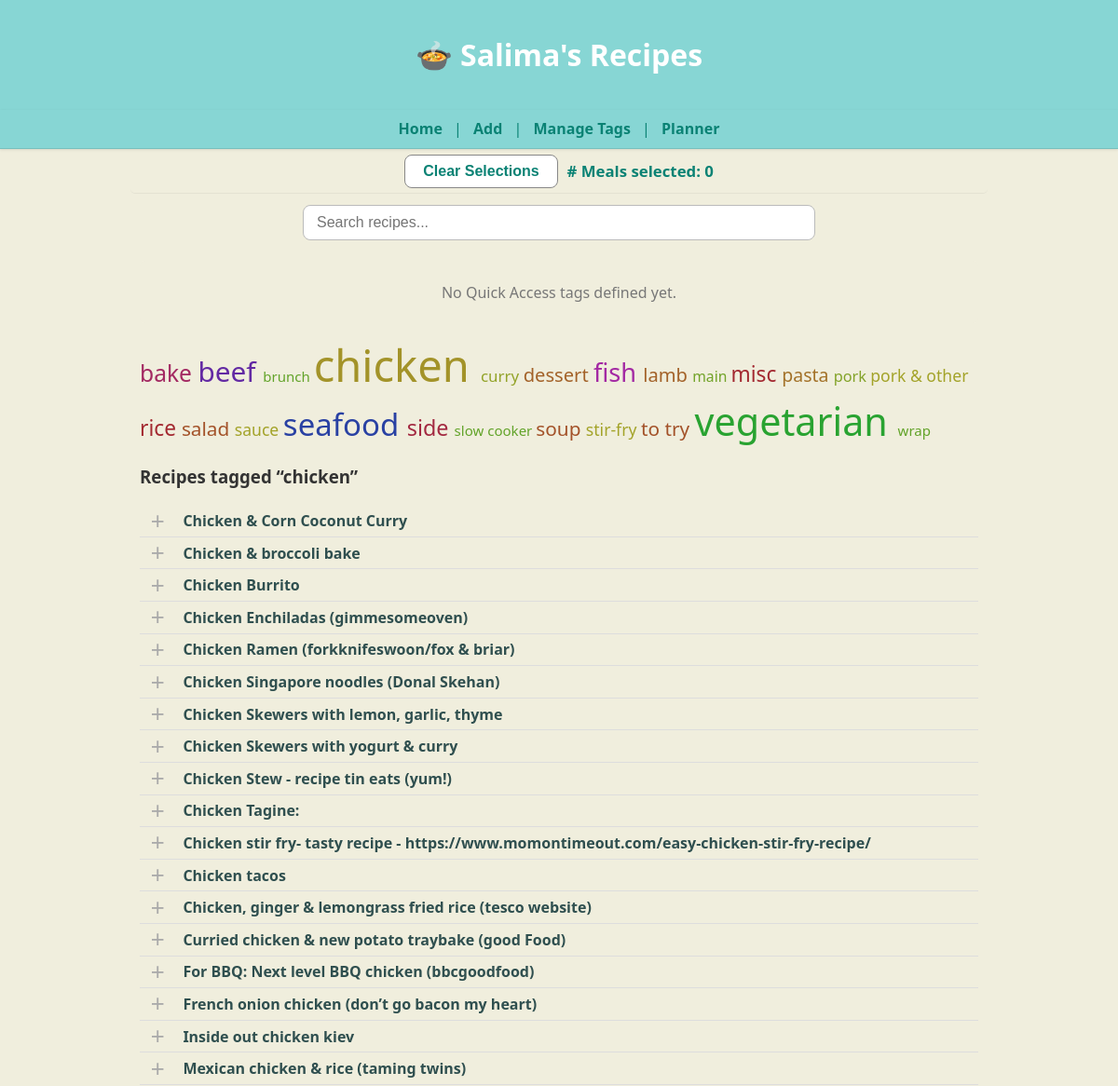
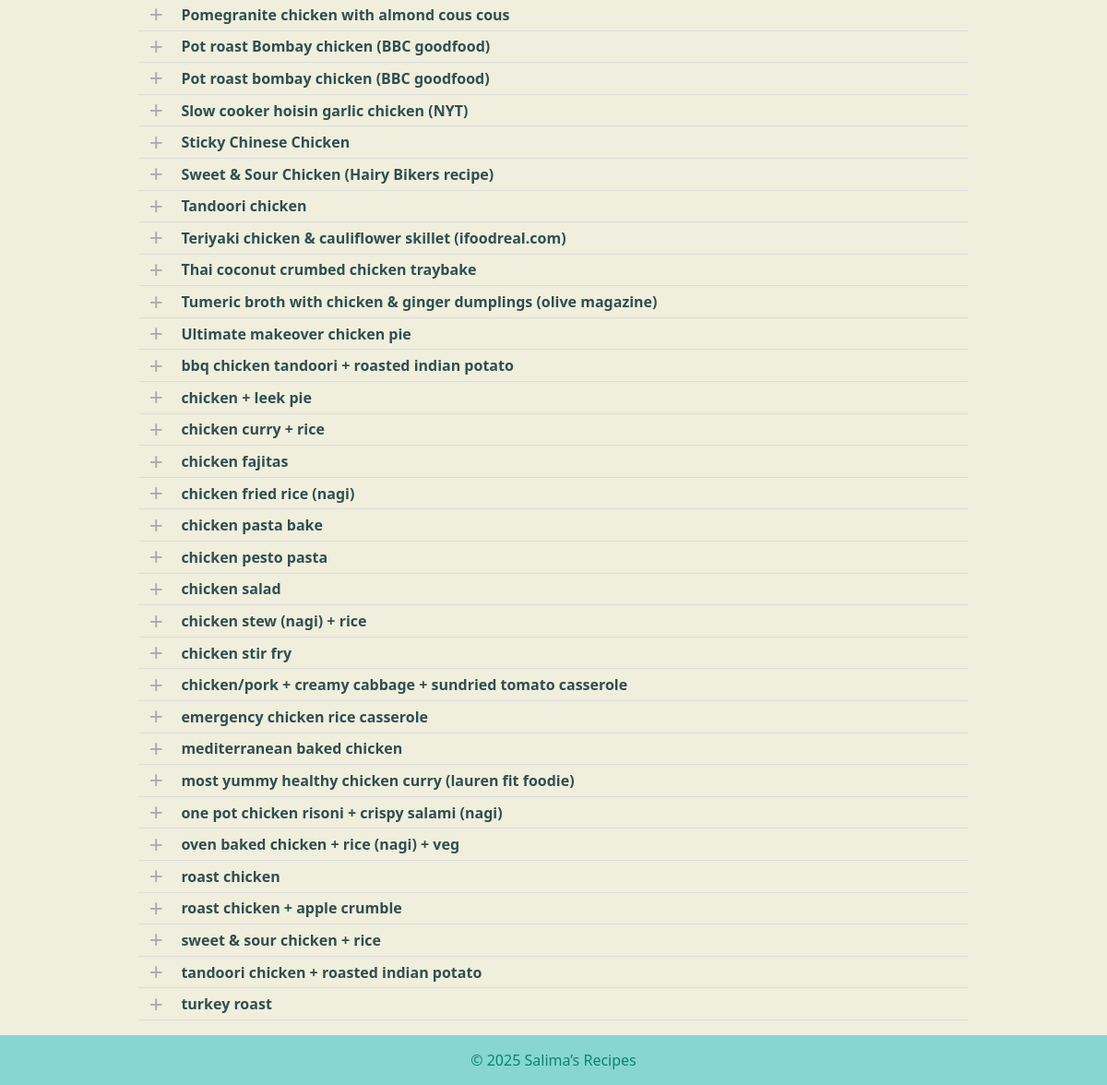
/search?tag=chicken, run on an earlier commit of the app's database (2 pictures, top to bottom).
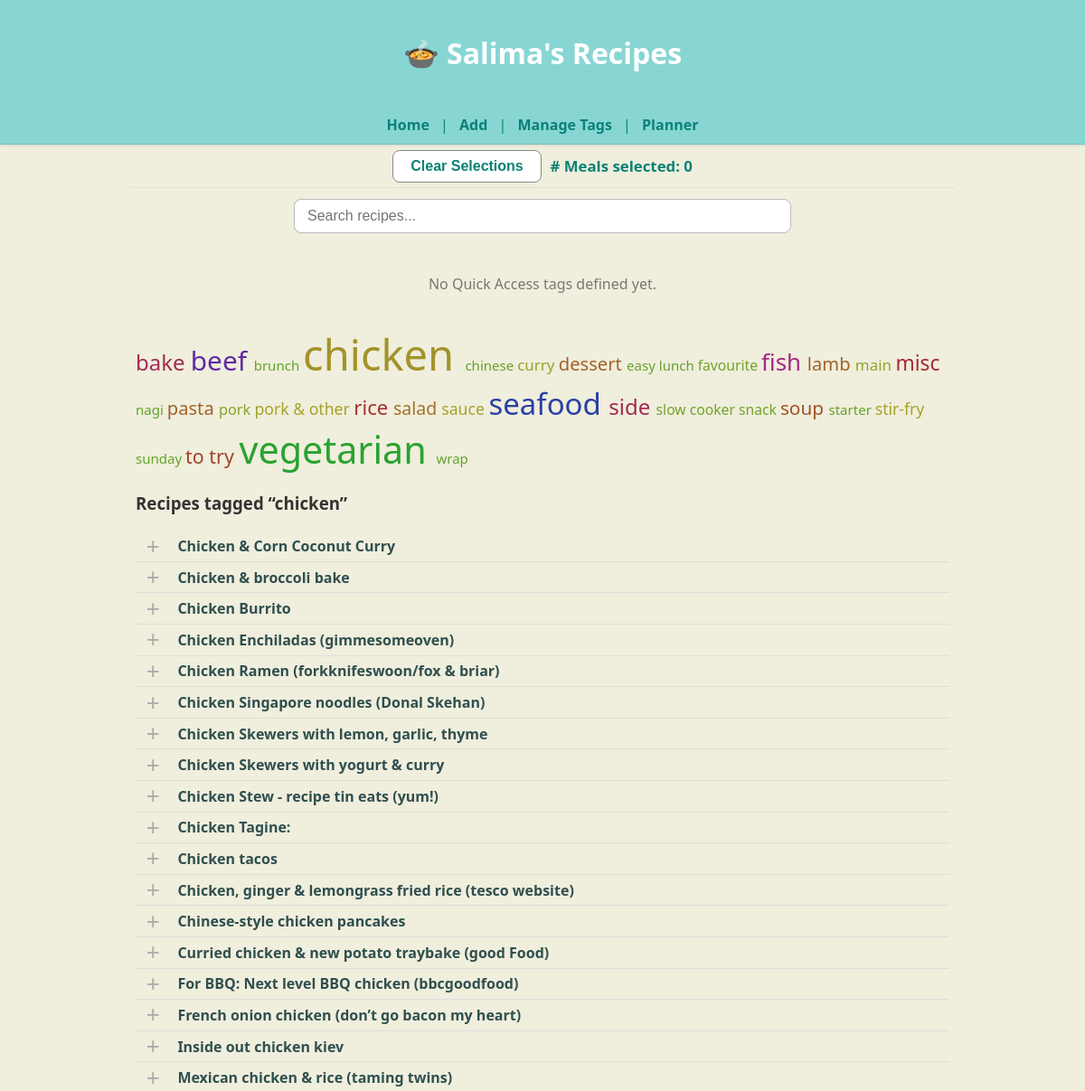
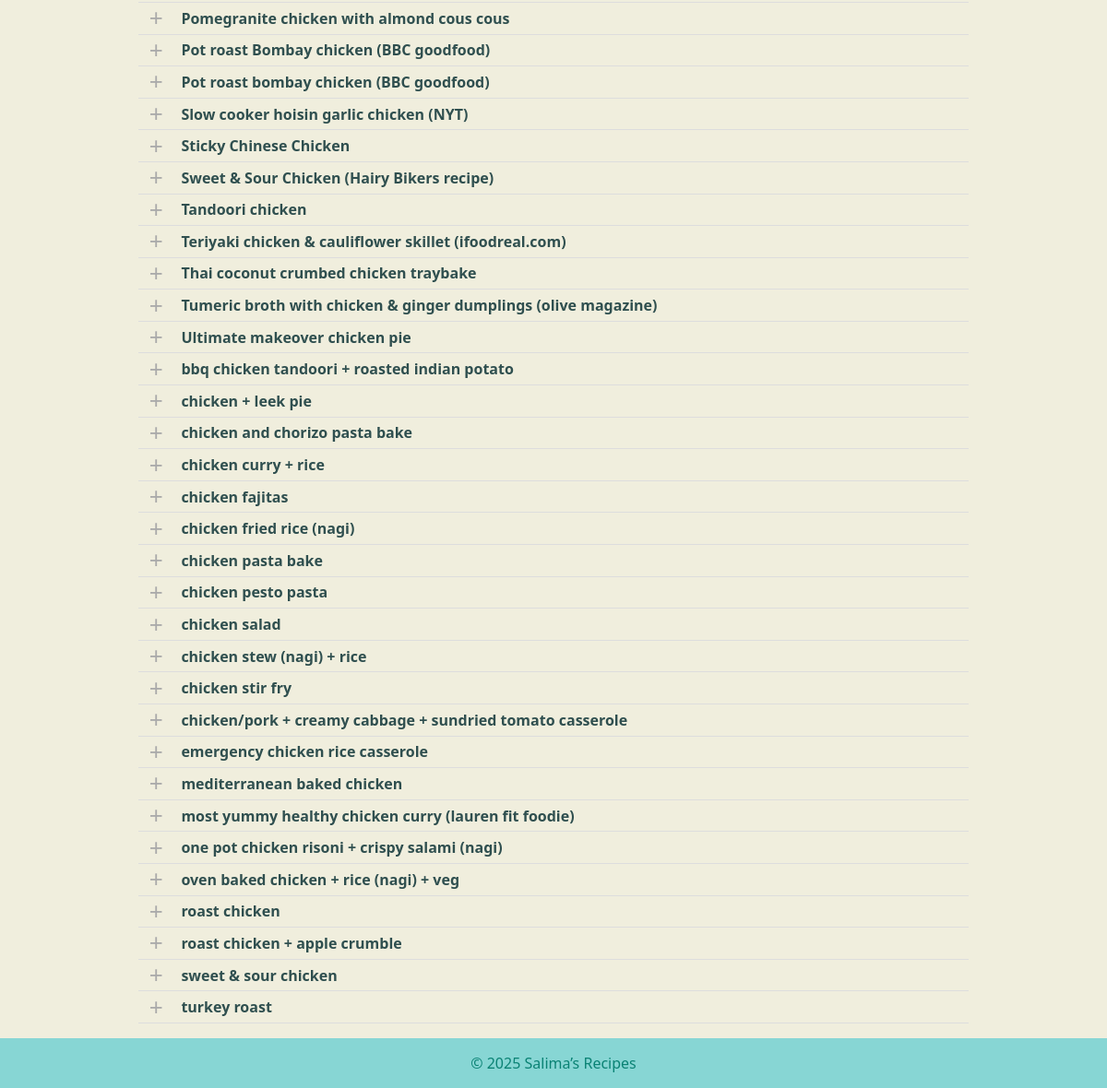
And on a later commit of the database (2 pictures, top to bottom).
### tables this page shows
CREATE TABLE recipes (
    id INTEGER PRIMARY KEY,
    name TEXT,
    ingredients JSON,
    method TEXT,
    tags JSON,
    category TEXT,
    source TEXT,
    linked_recipe TEXT,
    image_url TEXT,
    notes TEXT,
    created_at DATETIME DEFAULT CURRENT_TIMESTAMP,
    updated_at DATETIME DEFAULT CURRENT_TIMESTAMP
);

### app.py (the view)
@app.route("/search")
def search():
    q = request.args.get("q", "").strip()
    tag = request.args.get("tag", "").strip()
    results = []
    with get_conn() as conn:
        c = conn.cursor()
        if q:
            c.execute("""
                SELECT id, name, ingredients, tags
                FROM recipes
                WHERE name LIKE ? OR ingredients LIKE ? OR tags LIKE ?
                ORDER BY name
            """, (f"%{q}%", f"%{q}%", f"%{q}%"))
        elif tag:
            c.execute("""
                SELECT id, name, ingredients, tags
                FROM recipes
                WHERE tags LIKE ?
                ORDER BY name
            """, (f"%{tag}%",))
        else:
            c.execute("SELECT id, name, ingredients, tags FROM recipes ORDER BY name")
        results = c.fetchall()
        tag_cloud = get_tag_cloud()
    return render_template(
        "index.html",
        recipes=results,
        tag_cloud=tag_cloud,
        default_tag=tag or q or "Results"
    )

### app.py (called while the page is built)
def get_conn():
    return sqlite3.connect(DB_PATH)

### templates/index.html (shortened to what this page needs)
{% extends "base.html" %}
{% block content %}
<main class="homepage">
  <section class="search-section">
    <form action="{{ url_for('search') }}" method="get">
      <input type="text"
             name="q"
             placeholder="Search recipes..."
             autofocus
             class="search-input">
    </form>
  </section>
<section class="quick-tags">
  {% if quick_access %}
    {% for tag in quick_access %}
      <form action="{{ url_for('search') }}" method="get" class="tag-form">
        <input type="hidden" name="tag" value="{{ tag }}">
        <button type="submit" class="tag-btn">{{ tag }}</button>
      </form>
    {% endfor %}
  {% else %}
    <p style="text-align:center; color:#777;">No Quick Access tags defined yet.</p>
  {% endif %}
</section>
  <section class="tag-cloud">
  {% for tag, count in tag_cloud %}
    {% set size = 0.9 + (count * 0.04) %}
    {% set color = 100 - (count * 8) %}
    <a href="{{ url_for('search') }}?tag={{ tag }}"
       class="tag-link"
       style="font-size: {{ size }}em; color: hsl({{ color }}, 60%, 40%);">
       {{ tag }}
    </a>
  {% endfor %}
</section>
  <section class="recipe-listing">
    <h3>Recipes tagged “{{ default_tag }}”</h3>
    {% for r in recipes %}
      <div class="recipe-row">
        <button class="select-dish-btn"
                data-id="{{ r[0] }}"
                data-name="{{ r[1] }}"></button>
        <a href="{{ url_for('recipe_detail', recipe_id=r[0]) }}">
          <strong>{{ r[1] }}</strong>
        </a>
      </div>
    {% endfor %}
  </section>
</main>
{% endblock %}

What changed in the data, as far as the page shows it:
no longer on this page (row edited): recipes: name "Chicken stir fry- tasty recipe - https://www.momontimeout.com/easy-chicken-stir-fry-recipe/"
no longer on this page (row edited): recipes: name "tandoori chicken + roasted indian potato"
added recipes: name "Chinese-style chicken pancakes"
added recipes: name "chicken and chorizo pasta bake"
changed recipes: name "sweet & sour chicken + rice" → "sweet & sour chicken"
Also different on the page:
new list line: "chinese"
new list line: "easy lunch"
new list line: "favourite"
new list line: "nagi"
new list line: "snack"
new list line: "starter"
new list line: "sunday"
